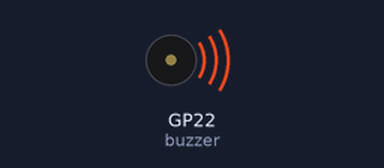
Simulated run of this program. Board: Raspberry Pi Pico running CircuitPython. On the bench: buzzer (waves = sounding). At 3.9 s the program ends and the board releases its pins; the recording ends there.

Above: at 2.7 s.
Timing chart, 0 to 3.9 s (numbered marks = the images above):
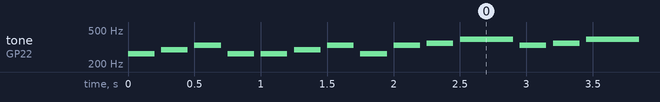

The program:

use_buzzer.py
```python
import time
import board
import pwmio

# ---- BUZZER on GP22 (variable frequency ENABLED!) ----
buzzer = pwmio.PWMOut(
    board.GP22,
    duty_cycle=0,
    frequency=440,
    variable_frequency=True  # <-- REQUIRED to change pitch
)

# ---- NOTES ----
NOTE_C4  = 262
NOTE_D4  = 294
NOTE_E4  = 330
NOTE_F4  = 349
NOTE_G4  = 392
NOTE_A4  = 440
NOTE_B4  = 494
NOTE_C5  = 523

# ---- SIMPLE MELODY ----
melody = [
    NOTE_C4, NOTE_D4, NOTE_E4, NOTE_C4,
    NOTE_C4, NOTE_D4, NOTE_E4, NOTE_C4,
    NOTE_E4, NOTE_F4, NOTE_G4,
    NOTE_E4, NOTE_F4, NOTE_G4,
]

durations = [
    0.2, 0.2, 0.2, 0.2,
    0.2, 0.2, 0.2, 0.2,
    0.2, 0.2, 0.4,
    0.2, 0.2, 0.4,
]

# ---- PLAY MELODY ----
for i, note in enumerate(melody):
    buzzer.frequency = note
    buzzer.duty_cycle = 32768  # 50% volume
    time.sleep(durations[i])
    buzzer.duty_cycle = 0
    time.sleep(0.05)

# turn off
buzzer.duty_cycle = 0
```

Measured:
- by itself, tone on GP22 (buzzer): plays 262 Hz for 0.20 s, 294 Hz for 0.20 s, 330 Hz for 0.20 s, 262 Hz for 0.20 s, 262 Hz for 0.20 s, 294 Hz for 0.20 s … (14 notes in this stretch)
